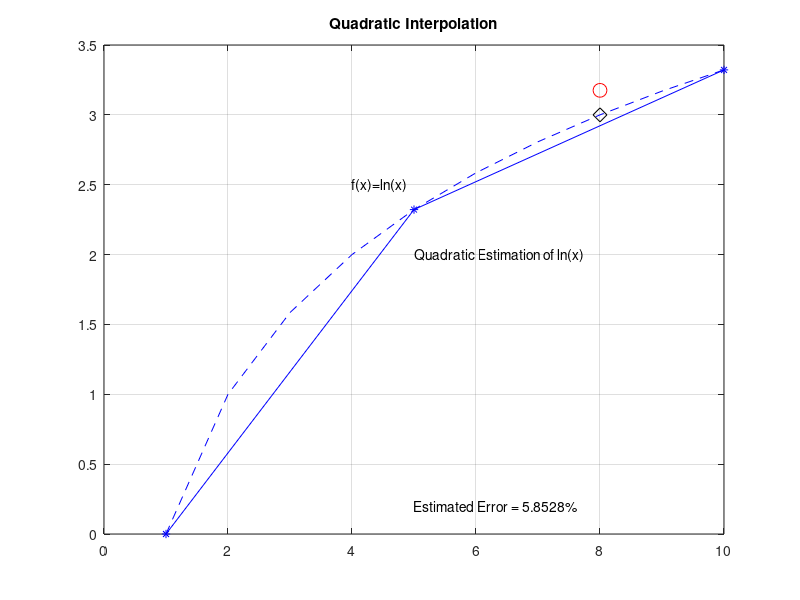

This figure's MATLAB source:
%% performs Quadratic interpolation
clear; clc; close all;
x = [1,5,10]; 
f = @(x)log2(x);
y = f(x);
est = 8;
% our esimate f(est) =b0 + b1(x-x0)+b1(x-x0)(x-x1)
%b0 =f(x0)
%b1 = (f(x1) - f(x0))/(x1-x0)
%b2 = (((f(x2)-f(x1))/(x2-x1))-b2)/(x2-x0)

b(1)= f(x(1));
b(2) = (f(x(2)) - f(x(1)))/(x(2)-x(1));
temp=(f(x(3))-f(x(2)))/(x(3)-x(2));
b(3) =(temp-b(2))/(x(3)-x(1));
ev = b(1) + (b(2)*(est - x(1)) )+ (b(3)*(est-x(1))*(est-x(2))); 

figure, plot(x,y,'*-b',est,ev,'ro','MarkerSize',10); title('Quadratic Interpolation');
grid on
% error estimate
tv =log2(est);
es = abs((tv-ev)/log2(est))*100;

% plot original function
xx =min(x):01:max(x);
yy=f(xx);
hold on;
plot(xx,yy,'--b',est,f(est),'dk', 'MarkerSize',10);
% error estimate
tv =log2(est);
es = abs((tv-ev)/tv)*100;
str = (['Estimated Error = ', num2str(es),'%']);

text(5,0.2,str);
text(4,2.5,'f(x)=ln(x)');
text(5,2,'Quadratic Estimation of ln(x)');



